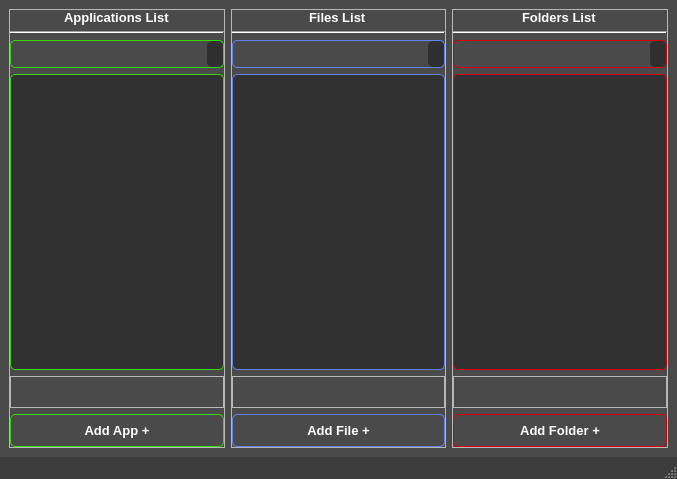
<?xml version="1.0" encoding="UTF-8"?>
<ui version="4.0">
    <class>MainWindow</class>
    <widget class="QMainWindow" name="MainWindow">
        <property name="geometry">
            <rect>
                <x>0</x>
                <y>0</y>
                <width>677</width>
                <height>479</height>
            </rect>
        </property>
        <property name="mouseTracking">
            <bool>false</bool>
        </property>
        <property name="contextMenuPolicy">
            <enum>Qt::CustomContextMenu</enum>
        </property>
        <property name="acceptDrops">
            <bool>true</bool>
        </property>
        <property name="windowTitle">
            <string>Linker</string>
        </property>
        <property name="windowIcon">
            <iconset>
                <normaloff>../Static/link.png</normaloff>../Static/link.png
            </iconset>
        </property>
        <property name="styleSheet">
            <string notr="true">*{
                color: #fff
                }
                QComboBox{
                background-color: rgb(74, 74, 74);
                border-radius: 5px;
                padding:5px;
                }

                QComboBox:hover {
                background-color: rgb(47, 47, 47);
                }
                QComboBox QAbstractItemView {
                background-color: rgb(47, 47, 47);
                border: none;
                border: 1px solid rgb(189, 189, 189);
                border-radius: 5px;
                padding:5px;
                }

                QComboBox::drop-down{
                background-color: rgb(47, 47, 47);
                border-radius: 5px;
                padding:5px;
                }

                QPushButton:hover {
                background-color: rgb(47, 47, 47);
                }
                QListView::item:hover {
                background-color: rgb(120, 120, 120);
                }
                QListView::item:selected {
                background-color: rgb(135, 135, 135);
                }

                QMenu{
                background-color: rgb(74, 74, 74);
                }

                #statusbar{
                background-color: rgb(60, 60, 60);
                }

                #SB{
                border: none;
                background-color: rgb(60, 60, 60);
                }

                #centralwidget{
                background-color: rgb(74, 74, 74);
                }

                #button_add_file{
                border: 1px solid rgb(97, 131, 255);
                border-radius: 5px;
                padding:8px;
                }
                #button_add_app{
                border: 1px solid rgb(52, 218, 2);
                border-radius: 5px;
                padding:8px;
                }

                #button_add_folder{
                border: 1px solid rgb(216, 0, 4);
                border-radius: 5px;
                padding:8px;
                }

                #class_files{
                border: 1px solid rgb(97, 131, 255);
                }
                #class_apps{
                border: 1px solid rgb(52, 218, 2)
                }

                #class_folders{
                border: 1px solid rgb(216, 0, 4);
                }

                #listView_folders{
                background-color: rgb(49, 49, 49);
                border: 1px solid rgb(216, 0, 4);
                border-radius: 5px;
                padding:8px;
                }
                #listView_files{
                background-color: rgb(49, 49, 49);
                border: 1px solid rgb(97, 131, 255);
                border-radius: 5px;
                padding:8px;
                }
                #listView_apps{
                background-color: rgb(49, 49, 49);
                border: 1px solid rgb(52, 218, 2);
                border-radius: 5px;
                padding:8px;
                }

                #listView_folders:item{
                border: none;
                border: 1px solid rgb(189, 189, 189);
                border-radius: 5px;
                padding:8px;
                }
                #listView_files:item{
                border: none;
                border: 1px solid rgb(189, 189, 189);
                border-radius: 5px;
                padding:8px;
                }
                #listView_apps:item{
                border: none;
                border: 1px solid rgb(189, 189, 189);
                border-radius: 5px;
                padding:8px;
                }
            </string>
        </property>
        <widget class="QWidget" name="centralwidget">
            <property name="styleSheet">
                <string notr="true"/>
            </property>
            <layout class="QVBoxLayout" name="verticalLayout">
                <item>
                    <widget class="QWidget" name="widget" native="true">
                        <layout class="QHBoxLayout" name="horizontalLayout_2">
                            <property name="leftMargin">
                                <number>0</number>
                            </property>
                            <property name="topMargin">
                                <number>0</number>
                            </property>
                            <property name="rightMargin">
                                <number>0</number>
                            </property>
                            <property name="bottomMargin">
                                <number>0</number>
                            </property>
                            <item>
                                <widget class="QFrame" name="frame_apps">
                                    <property name="frameShape">
                                        <enum>QFrame::StyledPanel</enum>
                                    </property>
                                    <property name="frameShadow">
                                        <enum>QFrame::Raised</enum>
                                    </property>
                                    <layout class="QVBoxLayout" name="verticalLayout_2">
                                        <property name="leftMargin">
                                            <number>0</number>
                                        </property>
                                        <property name="topMargin">
                                            <number>0</number>
                                        </property>
                                        <property name="rightMargin">
                                            <number>0</number>
                                        </property>
                                        <property name="bottomMargin">
                                            <number>0</number>
                                        </property>
                                        <item alignment="Qt::AlignHCenter">
                                            <widget class="QLabel" name="label_apps_list">
                                                <property name="font">
                                                    <font>
                                                        <pointsize>10</pointsize>
                                                        <bold>true</bold>
                                                        <stylestrategy>PreferDefault</stylestrategy>
                                                        <kerning>true</kerning>
                                                    </font>
                                                </property>
                                                <property name="text">
                                                    <string>Applications List</string>
                                                </property>
                                            </widget>
                                        </item>
                                        <item>
                                            <widget class="Line" name="line_5">
                                                <property name="orientation">
                                                    <enum>Qt::Horizontal</enum>
                                                </property>
                                            </widget>
                                        </item>
                                        <item>
                                            <widget class="QComboBox" name="class_apps"/>
                                        </item>
                                        <item>
                                            <widget class="QListView" name="listView_apps">
                                                <property name="font">
                                                    <font>
                                                        <pointsize>12</pointsize>
                                                        <bold>true</bold>
                                                    </font>
                                                </property>
                                                <property name="contextMenuPolicy">
                                                    <enum>Qt::CustomContextMenu</enum>
                                                </property>
                                                <property name="editTriggers">
                                                    <set>QAbstractItemView::NoEditTriggers</set>
                                                </property>
                                                <property name="wordWrap">
                                                    <bool>false</bool>
                                                </property>
                                            </widget>
                                        </item>
                                        <item>
                                            <widget class="QFrame" name="frame_iconApps">
                                                <property name="minimumSize">
                                                    <size>
                                                        <width>0</width>
                                                        <height>32</height>
                                                    </size>
                                                </property>
                                                <property name="frameShape">
                                                    <enum>QFrame::StyledPanel</enum>
                                                </property>
                                                <property name="frameShadow">
                                                    <enum>QFrame::Raised</enum>
                                                </property>
                                                <layout class="QHBoxLayout" name="horizontalLayout_4">
                                                    <property name="leftMargin">
                                                        <number>0</number>
                                                    </property>
                                                    <property name="topMargin">
                                                        <number>0</number>
                                                    </property>
                                                    <property name="rightMargin">
                                                        <number>0</number>
                                                    </property>
                                                    <property name="bottomMargin">
                                                        <number>0</number>
                                                    </property>
                                                    <item>
                                                        <widget class="QLabel" name="label_iconApps">
                                                            <property name="maximumSize">
                                                                <size>
                                                                    <width>32</width>
                                                                    <height>32</height>
                                                                </size>
                                                            </property>
                                                            <property name="text">
                                                                <string/>
                                                            </property>
                                                        </widget>
                                                    </item>
                                                    <item>
                                                        <widget class="QLabel" name="label_pathApps">
                                                            <property name="text">
                                                                <string/>
                                                            </property>
                                                        </widget>
                                                    </item>
                                                </layout>
                                            </widget>
                                        </item>
                                        <item>
                                            <widget class="QPushButton" name="button_add_app">
                                                <property name="font">
                                                    <font>
                                                        <pointsize>10</pointsize>
                                                        <bold>true</bold>
                                                    </font>
                                                </property>
                                                <property name="text">
                                                    <string>Add App +</string>
                                                </property>
                                            </widget>
                                        </item>
                                    </layout>
                                </widget>
                            </item>
                            <item>
                                <widget class="QFrame" name="frame_files">
                                    <property name="frameShape">
                                        <enum>QFrame::StyledPanel</enum>
                                    </property>
                                    <property name="frameShadow">
                                        <enum>QFrame::Raised</enum>
                                    </property>
                                    <layout class="QVBoxLayout" name="verticalLayout_3">
                                        <property name="leftMargin">
                                            <number>0</number>
                                        </property>
                                        <property name="topMargin">
                                            <number>0</number>
                                        </property>
                                        <property name="rightMargin">
                                            <number>0</number>
                                        </property>
                                        <property name="bottomMargin">
                                            <number>0</number>
                                        </property>
                                        <item alignment="Qt::AlignHCenter">
                                            <widget class="QLabel" name="label_files_list">
                                                <property name="font">
                                                    <font>
                                                        <pointsize>10</pointsize>
                                                        <bold>true</bold>
                                                    </font>
                                                </property>
                                                <property name="text">
                                                    <string>Files List</string>
                                                </property>
                                            </widget>
                                        </item>
                                        <item>
                                            <widget class="Line" name="line_2">
                                                <property name="orientation">
                                                    <enum>Qt::Horizontal</enum>
                                                </property>
                                            </widget>
                                        </item>
                                        <item>
                                            <widget class="QComboBox" name="class_files"/>
                                        </item>
                                        <item>
                                            <widget class="QListView" name="listView_files">
                                                <property name="font">
                                                    <font>
                                                        <pointsize>12</pointsize>
                                                        <bold>true</bold>
                                                    </font>
                                                </property>
                                                <property name="contextMenuPolicy">
                                                    <enum>Qt::CustomContextMenu</enum>
                                                </property>
                                                <property name="editTriggers">
                                                    <set>QAbstractItemView::NoEditTriggers</set>
                                                </property>
                                            </widget>
                                        </item>
                                        <item>
                                            <widget class="QFrame" name="frame_iconFiles">
                                                <property name="minimumSize">
                                                    <size>
                                                        <width>0</width>
                                                        <height>32</height>
                                                    </size>
                                                </property>
                                                <property name="frameShape">
                                                    <enum>QFrame::StyledPanel</enum>
                                                </property>
                                                <property name="frameShadow">
                                                    <enum>QFrame::Raised</enum>
                                                </property>
                                                <layout class="QHBoxLayout" name="horizontalLayout_5">
                                                    <property name="leftMargin">
                                                        <number>0</number>
                                                    </property>
                                                    <property name="topMargin">
                                                        <number>0</number>
                                                    </property>
                                                    <property name="rightMargin">
                                                        <number>0</number>
                                                    </property>
                                                    <property name="bottomMargin">
                                                        <number>0</number>
                                                    </property>
                                                    <item>
                                                        <widget class="QLabel" name="label_iconFiles">
                                                            <property name="maximumSize">
                                                                <size>
                                                                    <width>32</width>
                                                                    <height>32</height>
                                                                </size>
                                                            </property>
                                                            <property name="text">
                                                                <string/>
                                                            </property>
                                                        </widget>
                                                    </item>
                                                    <item>
                                                        <widget class="QLabel" name="label_pathFiles">
                                                            <property name="text">
                                                                <string/>
                                                            </property>
                                                        </widget>
                                                    </item>
                                                </layout>
                                            </widget>
                                        </item>
                                        <item>
                                            <widget class="QPushButton" name="button_add_file">
                                                <property name="font">
                                                    <font>
                                                        <pointsize>10</pointsize>
                                                        <bold>true</bold>
                                                    </font>
                                                </property>
                                                <property name="styleSheet">
                                                    <string notr="true"/>
                                                </property>
                                                <property name="text">
                                                    <string>Add File +</string>
                                                </property>
                                            </widget>
                                        </item>
                                    </layout>
                                </widget>
                            </item>
                            <item>
                                <widget class="QFrame" name="frame_folders">
                                    <property name="frameShape">
                                        <enum>QFrame::StyledPanel</enum>
                                    </property>
                                    <property name="frameShadow">
                                        <enum>QFrame::Raised</enum>
                                    </property>
                                    <layout class="QVBoxLayout" name="verticalLayout_4">
                                        <property name="leftMargin">
                                            <number>0</number>
                                        </property>
                                        <property name="topMargin">
                                            <number>0</number>
                                        </property>
                                        <property name="rightMargin">
                                            <number>0</number>
                                        </property>
                                        <property name="bottomMargin">
                                            <number>0</number>
                                        </property>
                                        <item alignment="Qt::AlignHCenter">
                                            <widget class="QLabel" name="label_folders_list">
                                                <property name="font">
                                                    <font>
                                                        <pointsize>10</pointsize>
                                                        <bold>true</bold>
                                                    </font>
                                                </property>
                                                <property name="text">
                                                    <string>Folders List</string>
                                                </property>
                                                <property name="wordWrap">
                                                    <bool>false</bool>
                                                </property>
                                            </widget>
                                        </item>
                                        <item>
                                            <widget class="Line" name="line">
                                                <property name="orientation">
                                                    <enum>Qt::Horizontal</enum>
                                                </property>
                                            </widget>
                                        </item>
                                        <item>
                                            <widget class="QComboBox" name="class_folders"/>
                                        </item>
                                        <item>
                                            <widget class="QListView" name="listView_folders">
                                                <property name="font">
                                                    <font>
                                                        <pointsize>12</pointsize>
                                                        <bold>true</bold>
                                                    </font>
                                                </property>
                                                <property name="contextMenuPolicy">
                                                    <enum>Qt::CustomContextMenu</enum>
                                                </property>
                                                <property name="editTriggers">
                                                    <set>QAbstractItemView::NoEditTriggers</set>
                                                </property>
                                            </widget>
                                        </item>
                                        <item>
                                            <widget class="QFrame" name="frame_iconFolders">
                                                <property name="minimumSize">
                                                    <size>
                                                        <width>0</width>
                                                        <height>32</height>
                                                    </size>
                                                </property>
                                                <property name="frameShape">
                                                    <enum>QFrame::StyledPanel</enum>
                                                </property>
                                                <property name="frameShadow">
                                                    <enum>QFrame::Raised</enum>
                                                </property>
                                                <layout class="QHBoxLayout" name="horizontalLayout_6">
                                                    <property name="leftMargin">
                                                        <number>0</number>
                                                    </property>
                                                    <property name="topMargin">
                                                        <number>0</number>
                                                    </property>
                                                    <property name="rightMargin">
                                                        <number>0</number>
                                                    </property>
                                                    <property name="bottomMargin">
                                                        <number>0</number>
                                                    </property>
                                                    <item>
                                                        <widget class="QLabel" name="label_iconFolders">
                                                            <property name="maximumSize">
                                                                <size>
                                                                    <width>32</width>
                                                                    <height>32</height>
                                                                </size>
                                                            </property>
                                                            <property name="text">
                                                                <string/>
                                                            </property>
                                                        </widget>
                                                    </item>
                                                    <item>
                                                        <widget class="QLabel" name="label_pathFolders">
                                                            <property name="text">
                                                                <string/>
                                                            </property>
                                                        </widget>
                                                    </item>
                                                </layout>
                                            </widget>
                                        </item>
                                        <item>
                                            <widget class="QPushButton" name="button_add_folder">
                                                <property name="font">
                                                    <font>
                                                        <pointsize>10</pointsize>
                                                        <bold>true</bold>
                                                    </font>
                                                </property>
                                                <property name="text">
                                                    <string>Add Folder +</string>
                                                </property>
                                            </widget>
                                        </item>
                                    </layout>
                                </widget>
                            </item>
                        </layout>
                    </widget>
                </item>
            </layout>
        </widget>
        <widget class="QStatusBar" name="statusbar">
            <property name="sizeGripEnabled">
                <bool>true</bool>
            </property>
        </widget>
    </widget>
    <resources/>
    <connections>
        <connection>
            <sender>listView_folders</sender>
            <signal>clicked(QModelIndex)</signal>
            <receiver>listView_files</receiver>
            <slot>clearSelection()</slot>
            <hints>
                <hint type="sourcelabel">
                    <x>662</x>
                    <y>427</y>
                </hint>
                <hint type="destinationlabel">
                    <x>442</x>
                    <y>427</y>
                </hint>
            </hints>
        </connection>
        <connection>
            <sender>listView_files</sender>
            <signal>clicked(QModelIndex)</signal>
            <receiver>listView_apps</receiver>
            <slot>clearSelection()</slot>
            <hints>
                <hint type="sourcelabel">
                    <x>364</x>
                    <y>144</y>
                </hint>
                <hint type="destinationlabel">
                    <x>221</x>
                    <y>248</y>
                </hint>
            </hints>
        </connection>
        <connection>
            <sender>listView_files</sender>
            <signal>activated(QModelIndex)</signal>
            <receiver>listView_apps</receiver>
            <slot>clearSelection()</slot>
            <hints>
                <hint type="sourcelabel">
                    <x>306</x>
                    <y>119</y>
                </hint>
                <hint type="destinationlabel">
                    <x>215</x>
                    <y>120</y>
                </hint>
            </hints>
        </connection>
        <connection>
            <sender>listView_apps</sender>
            <signal>clicked(QModelIndex)</signal>
            <receiver>listView_files</receiver>
            <slot>clearSelection()</slot>
            <hints>
                <hint type="sourcelabel">
                    <x>220</x>
                    <y>375</y>
                </hint>
                <hint type="destinationlabel">
                    <x>284</x>
                    <y>320</y>
                </hint>
            </hints>
        </connection>
        <connection>
            <sender>listView_folders</sender>
            <signal>clicked(QModelIndex)</signal>
            <receiver>listView_apps</receiver>
            <slot>clearSelection()</slot>
            <hints>
                <hint type="sourcelabel">
                    <x>662</x>
                    <y>365</y>
                </hint>
                <hint type="destinationlabel">
                    <x>221</x>
                    <y>336</y>
                </hint>
            </hints>
        </connection>
        <connection>
            <sender>listView_files</sender>
            <signal>clicked(QModelIndex)</signal>
            <receiver>listView_folders</receiver>
            <slot>clearSelection()</slot>
            <hints>
                <hint type="sourcelabel">
                    <x>442</x>
                    <y>135</y>
                </hint>
                <hint type="destinationlabel">
                    <x>662</x>
                    <y>206</y>
                </hint>
            </hints>
        </connection>
        <connection>
            <sender>listView_apps</sender>
            <signal>clicked(QModelIndex)</signal>
            <receiver>listView_folders</receiver>
            <slot>clearSelection()</slot>
            <hints>
                <hint type="sourcelabel">
                    <x>221</x>
                    <y>427</y>
                </hint>
                <hint type="destinationlabel">
                    <x>662</x>
                    <y>427</y>
                </hint>
            </hints>
        </connection>
    </connections>
</ui>
